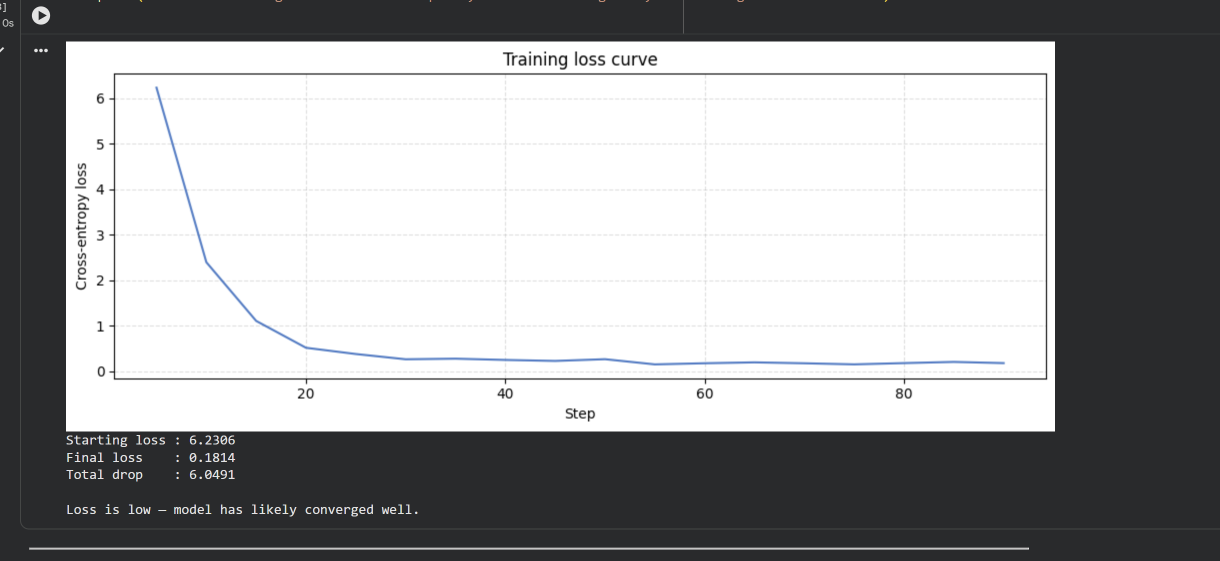
#> input picture tmp/linkedin_carousel/media/image1.png, 2439 x 1121 px (shown at 1/2 size); its folder holds only this picture in this run
$ python make_media_contact_sheet.py
#> lines starting #> are read from the running program, lines starting #| are printed output that depends on the picture
from pathlib import Path

from PIL import Image, ImageDraw, ImageFont


media = Path(r"C:\Users\navni\OneDrive\Documents\Week 5 Project\tmp\linkedin_carousel\media")
out = Path(r"C:\Users\navni\OneDrive\Documents\Week 5 Project\tmp\linkedin_carousel\media_contact_sheet.png")

thumb_w, thumb_h = 360, 220
cols = 2
files = sorted(media.iterdir())
rows = (len(files) + cols - 1) // cols
sheet = Image.new("RGB", (cols * thumb_w, rows * (thumb_h + 40)), "white")
#> sheet: PIL image 720x260 RGB; every value is 255
draw = ImageDraw.Draw(sheet)

for index, path in enumerate(files):
    image = Image.open(path).convert("RGB")
    image.thumbnail((thumb_w - 20, thumb_h - 20))
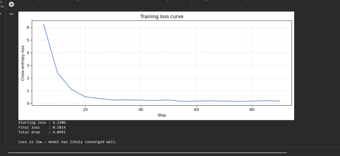
#> image: PIL image 340x156 RGB; mean R, G, B 160.4, 160.9, 162
    x = (index % cols) * thumb_w + 10
    y = (index // cols) * (thumb_h + 40) + 30
    sheet.paste(image, (x, y))
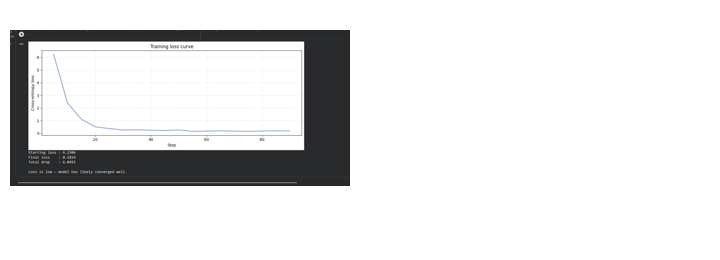
#> sheet: PIL image 720x260 RGB; mean R, G, B 228.2, 228.3, 228.7
    draw.text((x, y - 24), f"{path.name} {Image.open(path).size}", fill=(20, 30, 45))

sheet.save(out)
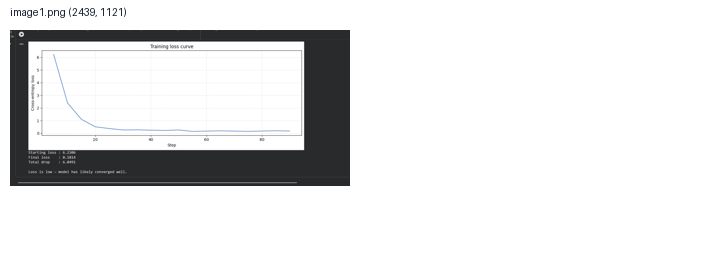
#> saved as media_contact_sheet.png: PIL image 720x260 RGB; mean R, G, B 227.9, 228, 228.4
print(out)

$ run again, on tmp/linkedin_carousel/media/image14.png
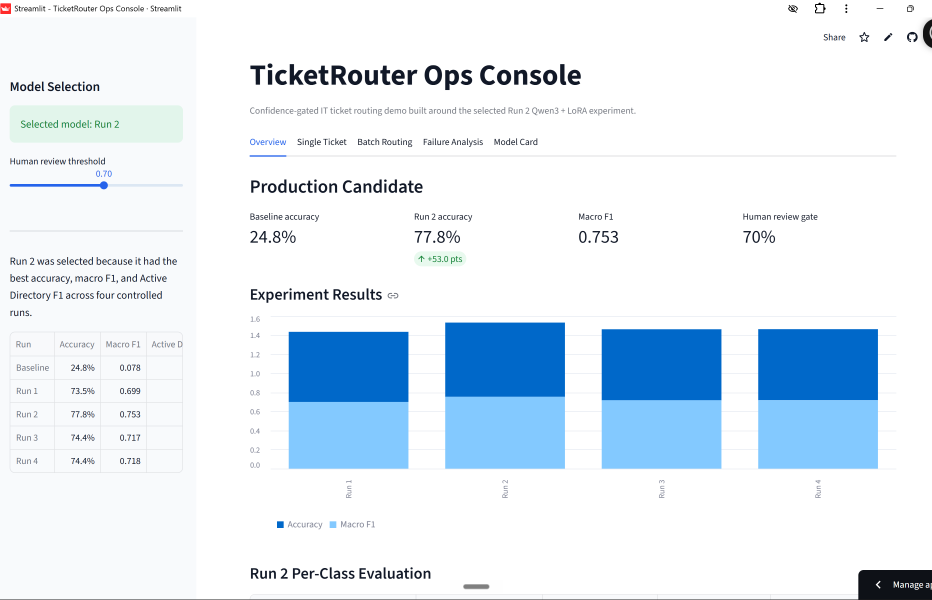
#> input picture tmp/linkedin_carousel/media/image14.png, 2796 x 1799 px (shown at 1/3 size)
#> `image.thumbnail((thumb_w - 20, thumb_h - 20))`:
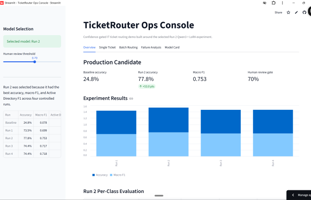
#> image: PIL image 311x200 RGB; mean R, G, B 224.7, 236, 245.8
#> `sheet.save(out)`:
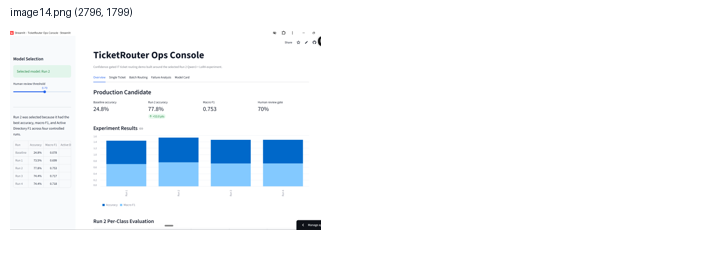
#> saved as media_contact_sheet.png: PIL image 720x260 RGB; mean R, G, B 244.6, 248.4, 251.6

$ run again, on tmp/linkedin_carousel/media/image2.png
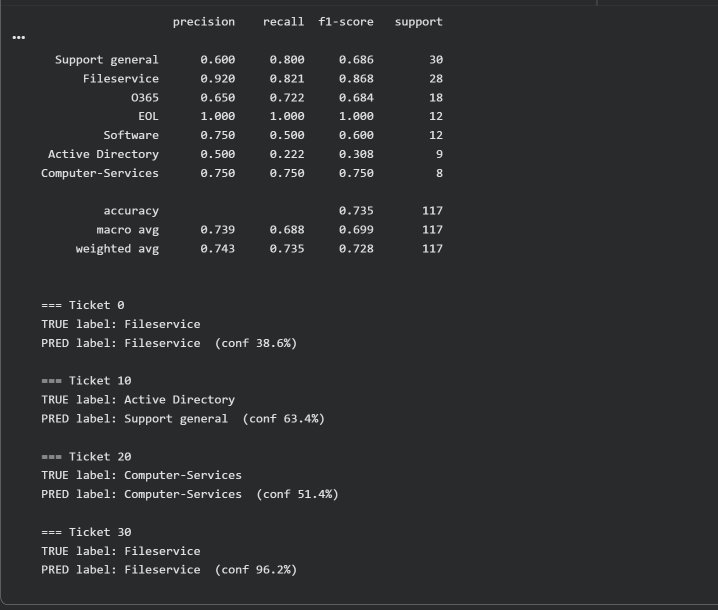
#> input picture tmp/linkedin_carousel/media/image2.png, 1436 x 1220 px (shown at 1/2 size)
#> `image.thumbnail((thumb_w - 20, thumb_h - 20))`:
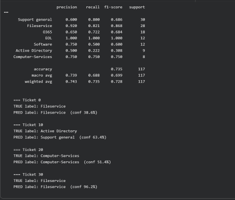
#> image: PIL image 235x200 RGB; mean R, G, B 45.6, 46.6, 48.6
#> `sheet.save(out)`:
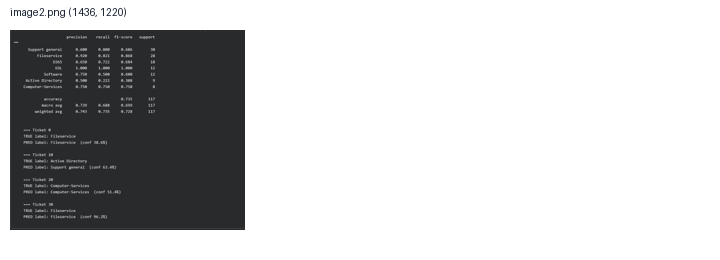
#> saved as media_contact_sheet.png: PIL image 720x260 RGB; mean R, G, B 202.1, 202.4, 202.9
